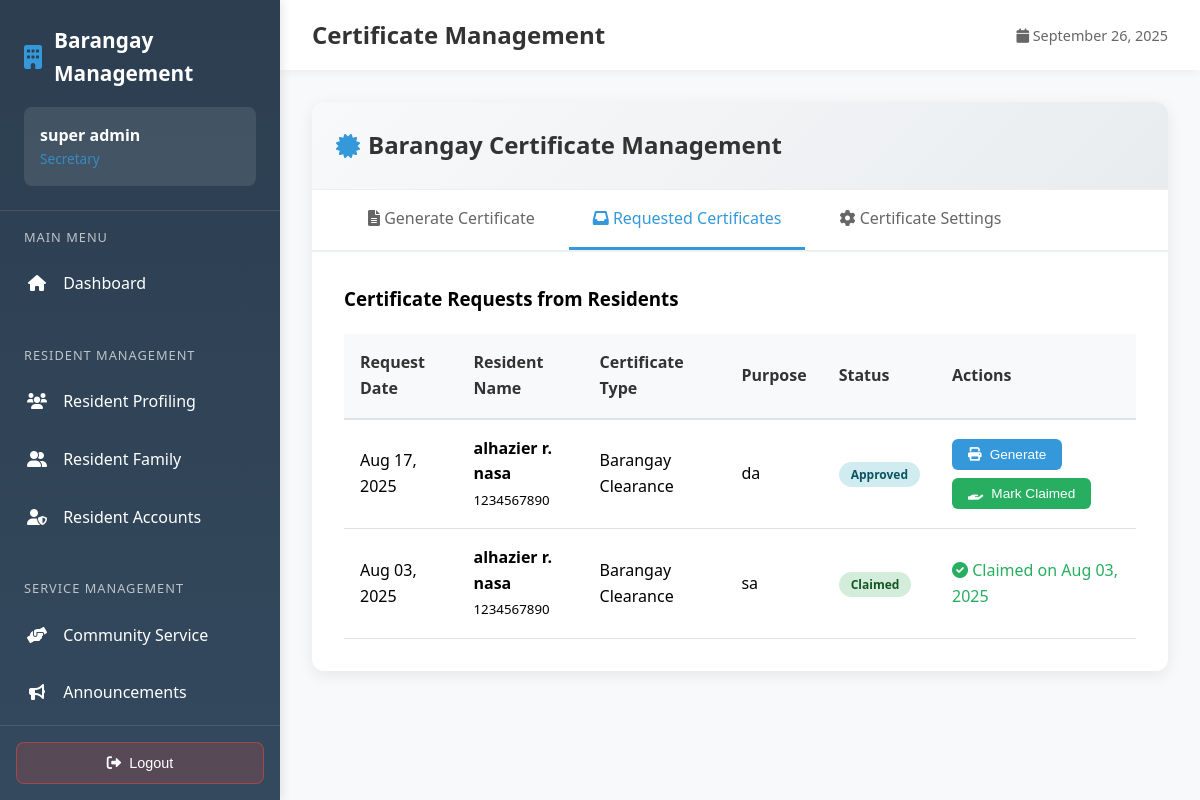
The app's page /employee/sec/certificates.php (signed in), older data.
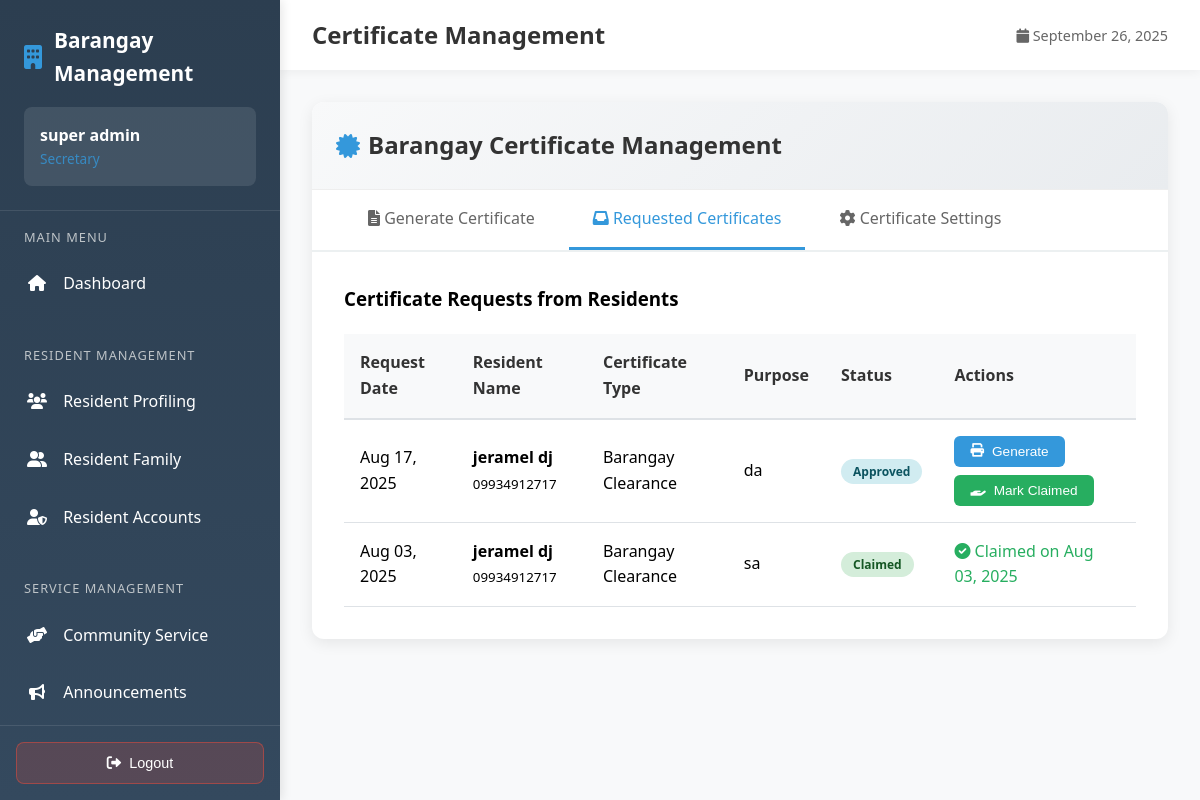
The same page, newer data.
### tables this page shows
CREATE TABLE `certificate_requests` (
  `id` int(11) NOT NULL,
  `resident_id` int(11) NOT NULL,
  `certificate_type` varchar(100) NOT NULL,
  `purpose` text NOT NULL,
  `additional_info` text DEFAULT NULL,
  `status` varchar(20) NOT NULL DEFAULT 'pending',
  `created_at` timestamp NOT NULL DEFAULT current_timestamp(),
  `processed_date` timestamp NULL DEFAULT NULL,
  `processed_by` int(11) DEFAULT NULL,
  `rejection_reason` text DEFAULT NULL,
  `claim_date` timestamp NULL DEFAULT NULL,
  `or_number` varchar(50) DEFAULT NULL,
  `amount_paid` decimal(10,2) DEFAULT NULL,
  `updated_at` timestamp NOT NULL DEFAULT current_timestamp() ON UPDATE current_timestamp()
);

CREATE TABLE `residents` (
  `id` int(11) NOT NULL,
  `first_name` varchar(100) NOT NULL,
  `middle_initial` varchar(1) DEFAULT NULL,
  `last_name` varchar(100) NOT NULL,
  `full_name` varchar(255) DEFAULT NULL,
  `suffix` varchar(50) DEFAULT NULL,
  `age` int(11) NOT NULL,
  `contact_number` varchar(20) NOT NULL,
  `zone` enum('Zone 1A','Zone 1B','Zone 2A','Zone 2B','Zone 3A','Zone 3B','Zone 4A','Zone 4B','Zone 5A','Zone 5B','Zone 6A','Zone 6B','Zone 7A','Zone 7B') NOT NULL DEFAULT 'Zone 1A',
  `email` varchar(100) DEFAULT NULL,
  `created_at` timestamp NOT NULL DEFAULT current_timestamp(),
  `updated_at` timestamp NOT NULL DEFAULT current_timestamp() ON UPDATE current_timestamp(),
  `photo_path` varchar(255) DEFAULT NULL,
  `face_descriptor` text DEFAULT NULL,
  `face_embedding` text DEFAULT NULL,
  `face_photo` longtext DEFAULT NULL,
  `liveness_verified` tinyint(1) DEFAULT 0,
  `total_volunteer_hours` decimal(6,1) DEFAULT 0.0,
  `total_volunteer_events` int(11) DEFAULT 0,
  `last_volunteer_date` date DEFAULT NULL,
  `volunteer_status` enum('inactive','active','outstanding') DEFAULT 'inactive'
);

### employee/sec/certificates.php (the view, shortened to what the changed rows need)
<?php
require_once '../../config.php';
$requests_query = "SELECT cr.*, r.full_name as resident_name, r.contact_number AS resident_phone, r.email as resident_email,
                   cr.certificate_type as certificate_name,
                   u.full_name as processed_by_name
                   FROM certificate_requests cr
                   LEFT JOIN residents r ON cr.resident_id = r.id
                   LEFT JOIN users u ON cr.processed_by = u.id
                   ORDER BY cr.created_at DESC";
$certificate_requests = mysqli_query($connection, $requests_query);
$certificate_requests_with_info = [];
if ($certificate_requests && is_object($certificate_requests) && mysqli_num_rows($certificate_requests) > 0) {
    while ($req = mysqli_fetch_assoc($certificate_requests)) {
        if (empty($req['resident_email'])) {
            $req['resident_email'] = 'No email';
        }
        $certificate_requests_with_info[] = $req;
    }
}
if (isset($_GET['tab'])) {
    $active_tab = $_GET['tab'];
} else {
    $active_tab = !empty($certificate_requests_with_info) ? 'requests' : 'generate';
}
?>
<!DOCTYPE html>
<html lang="en">
<head>
    <link href="https://cdnjs.cloudflare.com/ajax/libs/font-awesome/6.0.0/css/all.min.css" rel="stylesheet">
</head>
<body>
    <div class="main-content">
        <div class="top-bar">
            <h1 class="page-title">Certificate Management</h1>
        </div>
        <div class="content-area">
            <div class="certificate-container">
                <div class="certificate-header no-print">
                    <h2 class="certificate-title">
                        <i class="fas fa-certificate" style="color: #3498db;"></i>
                        Barangay Certificate Management
                    </h2>
                </div>
                <div id="requests-tab" class="tab-content <?php echo $active_tab == 'requests' ? 'active' : ''; ?>">
                    <?php if (!empty($certificate_requests_with_info)): ?>
                        <table class="requests-table">
                            <thead>
                                <tr>
                                    <th>Request Date</th>
                                    <th>Resident Name</th>
                                    <th>Certificate Type</th>
                                    <th>Purpose</th>
                                    <th>Status</th>
                                    <th>Actions</th>
                                </tr>
                            </thead>
                            <tbody>
                                <?php foreach ($certificate_requests_with_info as $request): ?>
                                    <tr>
                                        <td><?php echo date('M d, Y', strtotime($request['created_at'])); ?></td>
                                        <td>
                                            <strong><?php echo htmlspecialchars($request['resident_name'] ?? 'Resident Name'); ?></strong><br>
                                            <small><?php echo htmlspecialchars($request['resident_phone'] ?? 'No phone'); ?></small>
                                        </td>
                                        <td><?php echo htmlspecialchars($request['certificate_name']); ?></td>
                                        <td><?php echo htmlspecialchars($request['purpose']); ?></td>
                                        <td>
                                            <span class="status-badge status-<?php echo $request['status']; ?>">
                                                <?php echo ucfirst($request['status']); ?>
                                            </span>
                                        </td>
                                        <td>
                                            <div class="action-buttons">
                                                <?php if ($request['status'] == 'pending'): ?>
                                                    <button class="btn btn-success btn-sm" onclick="showApproveModal(<?php echo $request['id']; ?>, '<?php echo htmlspecialchars($request['resident_name'] ?? 'Resident'); ?>', '<?php echo htmlspecialchars($request['certificate_name']); ?>')">
                                                        <i class="fas fa-check"></i> Approve
                                                    </button>
                                                    <button class="btn btn-danger btn-sm" onclick="showRejectModal(<?php echo $request['id']; ?>)">
                                                        <i class="fas fa-times"></i> Reject
                                                    </button>
                                                <?php elseif ($request['status'] == 'approved'): ?>
                                                    <button class="btn btn-primary btn-sm" onclick="generateCertificate('<?php echo htmlspecialchars($request['resident_name'] ?? 'Resident'); ?>', '<?php echo htmlspecialchars($request['purpose']); ?>')">
                                                        <i class="fas fa-print"></i> Generate
                                                    </button>
                                                    <button class="btn btn-success btn-sm" onclick="showClaimModal(<?php echo $request['id']; ?>)">
                                                        <i class="fas fa-hand-holding"></i> Mark Claimed
                                                    </button>
                                                <?php elseif ($request['status'] == 'claimed'): ?>
                                                    <span style="color: #27ae60;">
                                                        <i class="fas fa-check-circle"></i> Claimed on <?php echo $request['claim_date'] ? date('M d, Y', strtotime($request['claim_date'])) : 'N/A'; ?>
                                                    </span>
                                                <?php elseif ($request['status'] == 'rejected'): ?>
                                                    <span style="color: #e74c3c;" title="<?php echo htmlspecialchars($request['rejection_reason'] ?? ''); ?>">
                                                        <i class="fas fa-times-circle"></i> Rejected
                                                    </span>
                                                <?php endif; ?>
                                            </div>
                                        </td>
                                    </tr>
                                <?php endforeach; ?>
                            </tbody>
                        </table>
                    <?php endif; ?>
                </div>
            </div>
        </div>
    </div>
</body>
</html>

Row changes from the older to the newer data that the page shows:
changed through a linked row, certificate_requests "Aug 17, 2025": resident.full_name "alhazier r. nasa" → "jeramel dj"; resident.contact_number "1234567890" → "09934912717"
changed through a linked row, certificate_requests "Aug 03, 2025": resident.full_name "alhazier r. nasa" → "jeramel dj"; resident.contact_number "1234567890" → "09934912717"
